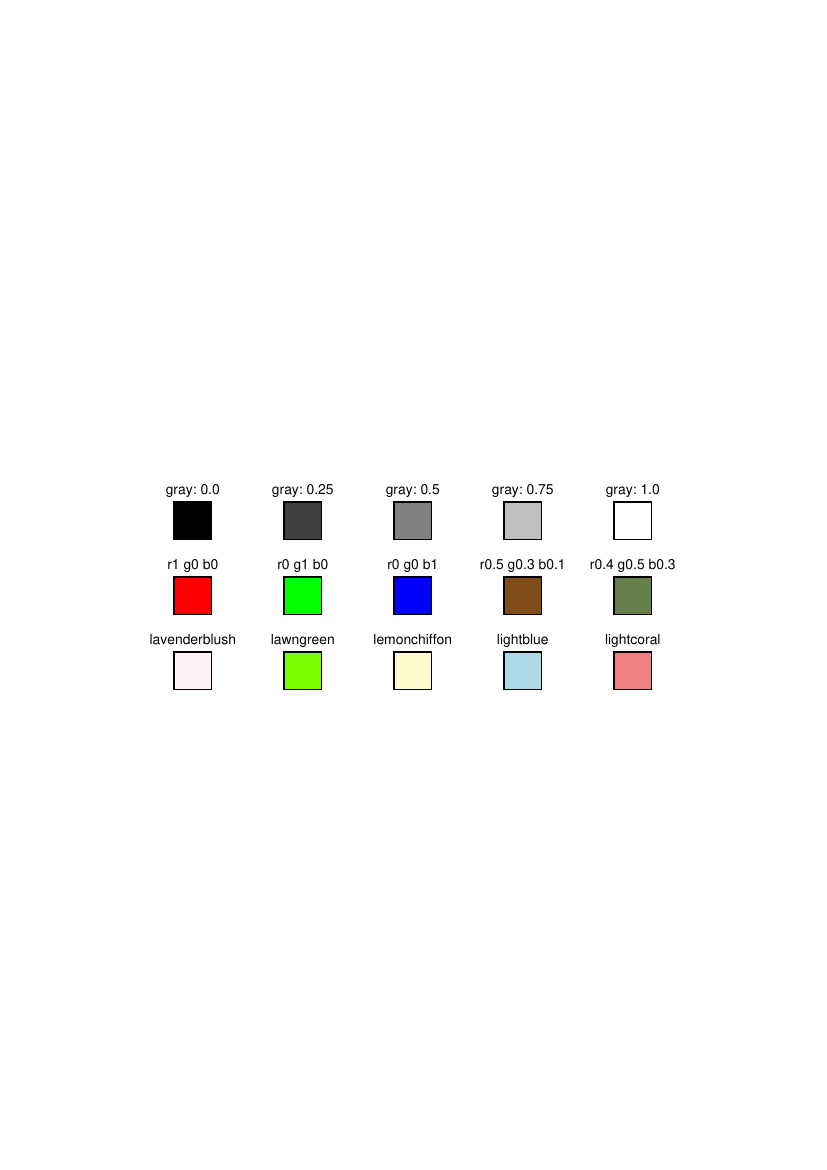

The script that saved this image:
from reportlab.pdfgen.canvas import Canvas
from reportlab.lib import colors
from reportlab.lib.units import inch, cm


def translate(canvas):
    canvas.translate(3.5*cm, 12*cm)


def colorsrgb(canvas):
    black = colors.black
    y = 0
    x = 0
    dy = 3*inch/4
    dx = 5.5*inch/5
    w = h = dy/2
    rdx = (dx-w)/2
    rdy = h/5
    texty = h + (2*rdy)

    canvas.setFont("Helvetica", 10)

    for [namedcolor, name] in ([colors.lavenderblush, "lavenderblush"], [colors.lawngreen, "lawngreen"],
                               [colors.lemonchiffon, "lemonchiffon"], [colors.lightblue, "lightblue"],
                               [colors.lightcoral, "lightcoral"]):
        canvas.setFillColor(namedcolor)
        canvas.rect(x+rdx, y+rdy, w, h, fill=1)
        canvas.setFillColor(black)
        canvas.drawCentredString(x + dx/2, y + texty, name)
        x += dx
    y += dy
    x = 0

    for rgb in [(1, 0, 0), (0, 1, 0), (0, 0, 1), (0.5, 0.3, 0.1), (0.4, 0.5, 0.3)]:
        r, g, b = rgb
        canvas.setFillColorRGB(r, g, b)
        canvas.rect(x+rdx, y+rdy, w, h, fill=1)
        canvas.setFillColor(black)
        canvas.drawCentredString(x+dx/2, y+texty, "r%s g%s b%s" % rgb)
        x = x + dx
    y += dy
    x = 0

    for gray in (0.0, 0.25, 0.50, 0.75, 1.0):
        canvas.setFillGray(gray)
        canvas.rect(x+rdx, y+rdy, w, h, fill=1)
        canvas.setFillColor(black)
        canvas.drawCentredString(x+dx/2, y+texty, "gray: %s" % gray)
        x += dx


if __name__ == '__main__':
    pdf = Canvas(filename="colors.pdf")
    translate(pdf)
    colorsrgb(pdf)
    pdf.showPage()
    pdf.save()
